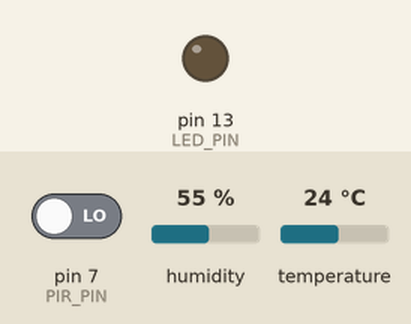
A program run on a simulated Arduino Nano, built with avr-gcc and run on an emulated ATmega328P. Shown: output pins drawn as LEDs (lit = HIGH). The test bench sets the inputs (shaded band); at power-on: pin 7 (PIR_PIN) LOW, humidity 55 %, temperature 24 °C. What the program prints to the serial monitor is not drawn.

Above: at 6.4 s.
6.5 s: pin 7 (PIR_PIN) driven HIGH
At 11.0 s:
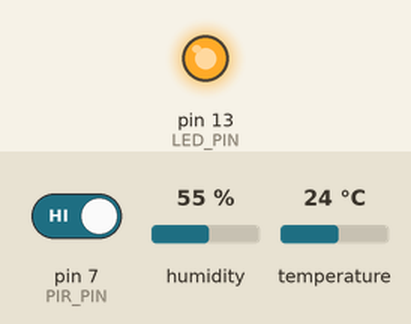
32.6 s: pin 7 (PIR_PIN) driven LOW
At 36.8 s:
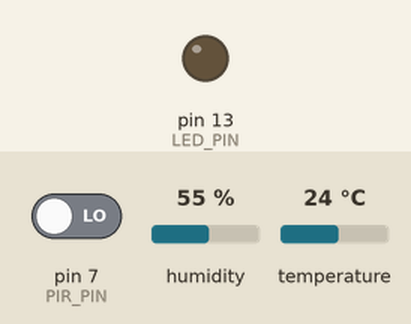
Timing chart, 0 to 38.3 s (numbered marks = the images above; inputs shaded):
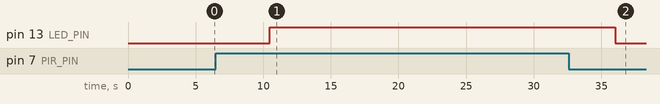

Measured:
- after the input at 6.5 s, pin 13 (LED_PIN): LOW → HIGH after 4.0 s
- after the input at 32.6 s, pin 13 (LED_PIN): HIGH → LOW after 3.4 s

The program:

main.cpp
```cpp
// Baby Monitor Test Code for Arduino Nano (Freenove Control Board V4.1)
// DHT22 Temperature/Humidity + PIR Motion Sensor

#include <Arduino.h>
#include <DHT.h>

// Pin definitions
#define DHT_PIN 2         // DHT22 data pin
#define PIR_PIN 7         // PIR motion sensor pin
#define LED_PIN 13        // Built-in LED (Arduino Nano)

// DHT sensor setup
#define DHT_TYPE DHT22    // DHT22 (AM2302)
DHT dht(DHT_PIN, DHT_TYPE);

#define TEST_DHT_ONLY 0
#define PIR_ONLY 0

#if TEST_DHT_ONLY

void setup() {
  Serial.begin(9600);
  dht.begin();
  delay(3000);
}

void loop() {
  float t = dht.readTemperature();
  float h = dht.readHumidity();

  Serial.print("Temp: ");
  Serial.print(t);
  Serial.print(" | Humidity: ");
  Serial.println(h);

  delay(5000);
}
#elif PIR_ONLY

void setup(){
  Serial.begin(9600);
  pinMode(PIR_PIN, INPUT);
  Serial.println("Motion Sensor Test Ready");
}

void loop() {
  int motion = digitalRead(PIR_PIN);
  if (motion == HIGH){
    Serial.println("Motion Detected!");
  }
  else{
    Serial.println("No motion.");
  }
  delay(1000);
}

#else
// Variable declarations (these were missing in your original code)
float temperature;
float humidity;
int motionState;
int lastMotionState = 0;

// Baby monitor thresholds
float tempLow = 18.0;     // Minimum safe temperature
float tempHigh = 26.0;    // Maximum safe temperature
float humidityLow = 30.0; // Minimum humidity
float humidityHigh = 70.0; // Maximum humidity

void setup() {
  // Initialize serial communication
  Serial.begin(9600);     // Arduino Nano standard baud rate
  delay(3000);

  Serial.println("=== Baby Monitor System ===");
  Serial.println("DHT22 + PIR Motion Sensor");
  Serial.println("Board: Arduino Nano (ATMEGA328P)");
  Serial.println("Initializing sensors...");

  // Initialize DHT sensor
  dht.begin();

  // Configure pins
  pinMode(PIR_PIN, INPUT);
  pinMode(LED_PIN, OUTPUT);

  // Turn off LED initially
  digitalWrite(LED_PIN, LOW);

  Serial.println("✓ Sensors initialized successfully!");
  Serial.println("✓ Monitoring baby's room...");
  Serial.println("Temperature range: " + String(tempLow) + "°C - " + String(tempHigh) + "°C");
  Serial.println("Humidity range: " + String(humidityLow) + "% - " + String(humidityHigh) + "%");
  Serial.println("----------------------------------------");

  delay(2000);
}

void loop() {
  // Read temperature and humidity from DHT22
  temperature = dht.readTemperature();
  humidity = dht.readHumidity();

  // Read motion sensor
  motionState = digitalRead(PIR_PIN);

  // Debug: Print raw values
  Serial.print("Raw temp: ");
  Serial.print(temperature);
  Serial.print(" | Raw humidity: ");
  Serial.println(humidity);

  // Check if DHT readings are valid (including reasonable range check)
  // if (isnan(temperature) || isnan(humidity) || temperature > 100 || temperature < -40 || humidity > 100 || humidity < 0) {
  //   Serial.println("❌ ERROR: Invalid DHT22 readings!");
  //   Serial.println("   Possible causes:");
  //   Serial.println("   - Missing 10kΩ pull-up resistor on data pin");
  //   Serial.println("   - Loose connections");
  //   Serial.println("   - Faulty sensor");
  //   Serial.println("   - Insufficient power supply");
  // } else {
    // Display current readings
    Serial.print("🌡️  Temp: ");
    Serial.print(temperature, 1);
    Serial.print("°C | 💧 Humidity: ");
    Serial.print(humidity, 1);
    Serial.print("% | 👁️  Motion: ");
    Serial.println(motionState ? "DETECTED" : "None");

    // ✅ Send JSON for Node server
    Serial.print("{\"temp\":");
    Serial.print(temperature, 1);
    Serial.print(",\"humidity\":");
    Serial.print(humidity, 1);
    Serial.print(",\"motion\":");
    Serial.print(motionState);
    Serial.println("}");


    // Check temperature alerts
    if (temperature < tempLow) {
      Serial.println("🚨 ALERT: Room too cold! (" + String(temperature) + "°C)");
    } else if (temperature > tempHigh) {
      Serial.println("🚨 ALERT: Room too hot! (" + String(temperature) + "°C)");
    }

    // Check humidity alerts
    if (humidity < humidityLow) {
      Serial.println("🚨 ALERT: Air too dry! (" + String(humidity) + "%)");
    } else if (humidity > humidityHigh) {
      Serial.println("🚨 ALERT: Air too humid! (" + String(humidity) + "%)");
    }
  // }

  // Handle motion detection
  if (motionState != lastMotionState) {
    if (motionState) {
      Serial.println("👶 MOTION DETECTED - Baby is moving!");
      digitalWrite(LED_PIN, HIGH);
    } else {
      Serial.println("😴 Motion stopped - Baby settled");
      digitalWrite(LED_PIN, LOW);
    }
    lastMotionState = motionState;
  }

  Serial.println(""); // Empty line for readability
  delay(5000); // Read every 5 seconds (DHT22 needs time between reads)
}

#endif
```
